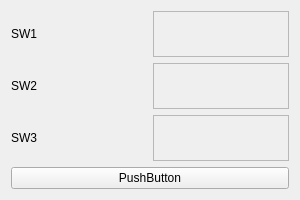
<?xml version="1.0" encoding="UTF-8"?>
<ui version="4.0">
 <class>MainWindow</class>
 <widget class="QMainWindow" name="MainWindow">
  <property name="geometry">
   <rect>
    <x>0</x>
    <y>0</y>
    <width>300</width>
    <height>200</height>
   </rect>
  </property>
  <property name="minimumSize">
   <size>
    <width>300</width>
    <height>200</height>
   </size>
  </property>
  <property name="windowTitle">
   <string>MainWindow</string>
  </property>
  <widget class="QWidget" name="centralWidget">
   <layout class="QVBoxLayout" name="verticalLayout">
    <item>
     <layout class="QHBoxLayout" name="horizontalLayout">
      <item>
       <widget class="QLabel" name="label">
        <property name="text">
         <string>SW1</string>
        </property>
       </widget>
      </item>
      <item>
       <widget class="QFrame" name="frame_sw1">
        <property name="frameShape">
         <enum>QFrame::StyledPanel</enum>
        </property>
        <property name="frameShadow">
         <enum>QFrame::Raised</enum>
        </property>
       </widget>
      </item>
     </layout>
    </item>
    <item>
     <layout class="QHBoxLayout" name="horizontalLayout_2">
      <item>
       <widget class="QLabel" name="label_2">
        <property name="text">
         <string>SW2</string>
        </property>
       </widget>
      </item>
      <item>
       <widget class="QFrame" name="frame_sw2">
        <property name="frameShape">
         <enum>QFrame::StyledPanel</enum>
        </property>
        <property name="frameShadow">
         <enum>QFrame::Raised</enum>
        </property>
       </widget>
      </item>
     </layout>
    </item>
    <item>
     <layout class="QHBoxLayout" name="horizontalLayout_3">
      <item>
       <widget class="QLabel" name="label_3">
        <property name="text">
         <string>SW3</string>
        </property>
       </widget>
      </item>
      <item>
       <widget class="QFrame" name="frame_sw3">
        <property name="frameShape">
         <enum>QFrame::StyledPanel</enum>
        </property>
        <property name="frameShadow">
         <enum>QFrame::Raised</enum>
        </property>
       </widget>
      </item>
     </layout>
    </item>
    <item>
     <widget class="QPushButton" name="pushButton">
      <property name="text">
       <string>PushButton</string>
      </property>
     </widget>
    </item>
   </layout>
  </widget>
 </widget>
 <layoutdefault spacing="6" margin="11"/>
 <resources/>
 <connections/>
</ui>
